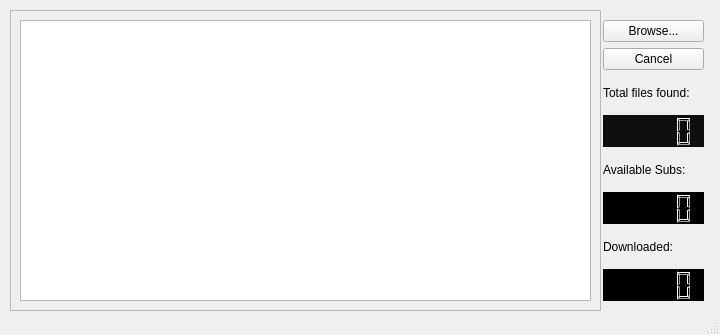
<?xml version="1.0" encoding="UTF-8"?>
<ui version="4.0">
 <class>MainWindow</class>
 <widget class="QMainWindow" name="MainWindow">
  <property name="geometry">
   <rect>
    <x>0</x>
    <y>0</y>
    <width>720</width>
    <height>335</height>
   </rect>
  </property>
  <property name="sizePolicy">
   <sizepolicy hsizetype="Fixed" vsizetype="Fixed">
    <horstretch>0</horstretch>
    <verstretch>0</verstretch>
   </sizepolicy>
  </property>
  <property name="minimumSize">
   <size>
    <width>720</width>
    <height>335</height>
   </size>
  </property>
  <property name="maximumSize">
   <size>
    <width>720</width>
    <height>335</height>
   </size>
  </property>
  <property name="acceptDrops">
   <bool>true</bool>
  </property>
  <property name="windowTitle">
   <string>pysubd</string>
  </property>
  <property name="windowIcon">
   <iconset resource="resourcefile.qrc">
    <normaloff>:/images/Pi-symbol.svg</normaloff>:/images/Pi-symbol.svg</iconset>
  </property>
  <widget class="QWidget" name="centralwidget">
   <property name="acceptDrops">
    <bool>true</bool>
   </property>
   <widget class="QScrollArea" name="scrollArea">
    <property name="geometry">
     <rect>
      <x>10</x>
      <y>10</y>
      <width>591</width>
      <height>301</height>
     </rect>
    </property>
    <property name="acceptDrops">
     <bool>true</bool>
    </property>
    <property name="widgetResizable">
     <bool>true</bool>
    </property>
    <widget class="QWidget" name="scrollAreaWidgetContents">
     <property name="geometry">
      <rect>
       <x>0</x>
       <y>0</y>
       <width>587</width>
       <height>297</height>
      </rect>
     </property>
     <layout class="QVBoxLayout" name="verticalLayout_2">
      <item>
       <widget class="QTextBrowser" name="progressUpdate">
        <property name="sizePolicy">
         <sizepolicy hsizetype="Ignored" vsizetype="Ignored">
          <horstretch>0</horstretch>
          <verstretch>0</verstretch>
         </sizepolicy>
        </property>
        <property name="maximumSize">
         <size>
          <width>720</width>
          <height>16777215</height>
         </size>
        </property>
       </widget>
      </item>
     </layout>
    </widget>
   </widget>
   <widget class="QWidget" name="layoutWidget">
    <property name="geometry">
     <rect>
      <x>603</x>
      <y>20</y>
      <width>101</width>
      <height>281</height>
     </rect>
    </property>
    <layout class="QVBoxLayout" name="verticalLayout">
     <item>
      <widget class="QPushButton" name="browseButton">
       <property name="text">
        <string>Browse...</string>
       </property>
      </widget>
     </item>
     <item>
      <widget class="QPushButton" name="cancelButton">
       <property name="text">
        <string>Cancel</string>
       </property>
      </widget>
     </item>
     <item>
      <widget class="QLabel" name="label">
       <property name="text">
        <string>Total files found:</string>
       </property>
      </widget>
     </item>
     <item>
      <widget class="QLCDNumber" name="foundlcdNumber">
       <property name="styleSheet">
        <string notr="true">background-color: rgb(15, 15, 15);</string>
       </property>
       <property name="numDigits">
        <number>5</number>
       </property>
      </widget>
     </item>
     <item>
      <widget class="QLabel" name="label_2">
       <property name="text">
        <string>Available Subs:</string>
       </property>
      </widget>
     </item>
     <item>
      <widget class="QLCDNumber" name="availablelcdNumber">
       <property name="styleSheet">
        <string notr="true">background-color: rgb(0, 0, 0);</string>
       </property>
       <property name="numDigits">
        <number>5</number>
       </property>
      </widget>
     </item>
     <item>
      <widget class="QLabel" name="label_3">
       <property name="text">
        <string>Downloaded:</string>
       </property>
      </widget>
     </item>
     <item>
      <widget class="QLCDNumber" name="downloadedlcdNumber">
       <property name="styleSheet">
        <string notr="true">background-color: rgb(0, 0, 0);</string>
       </property>
       <property name="frameShape">
        <enum>QFrame::Box</enum>
       </property>
       <property name="numDigits">
        <number>5</number>
       </property>
      </widget>
     </item>
    </layout>
   </widget>
  </widget>
  <widget class="QMenuBar" name="menubar">
   <property name="geometry">
    <rect>
     <x>0</x>
     <y>0</y>
     <width>720</width>
     <height>23</height>
    </rect>
   </property>
  </widget>
  <widget class="QStatusBar" name="statusbar"/>
 </widget>
 <resources>
  <include location="resourcefile.qrc"/>
 </resources>
 <connections/>
</ui>
